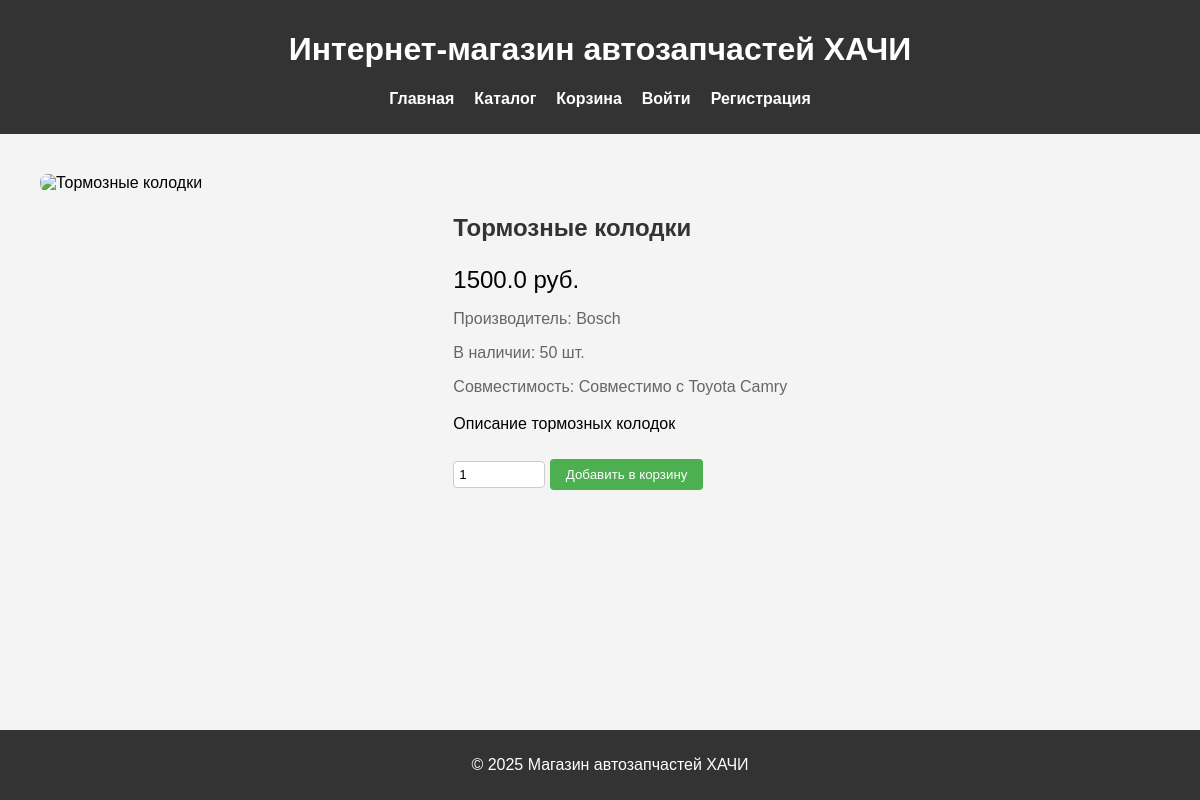
Before: /product/1 with the older database file.
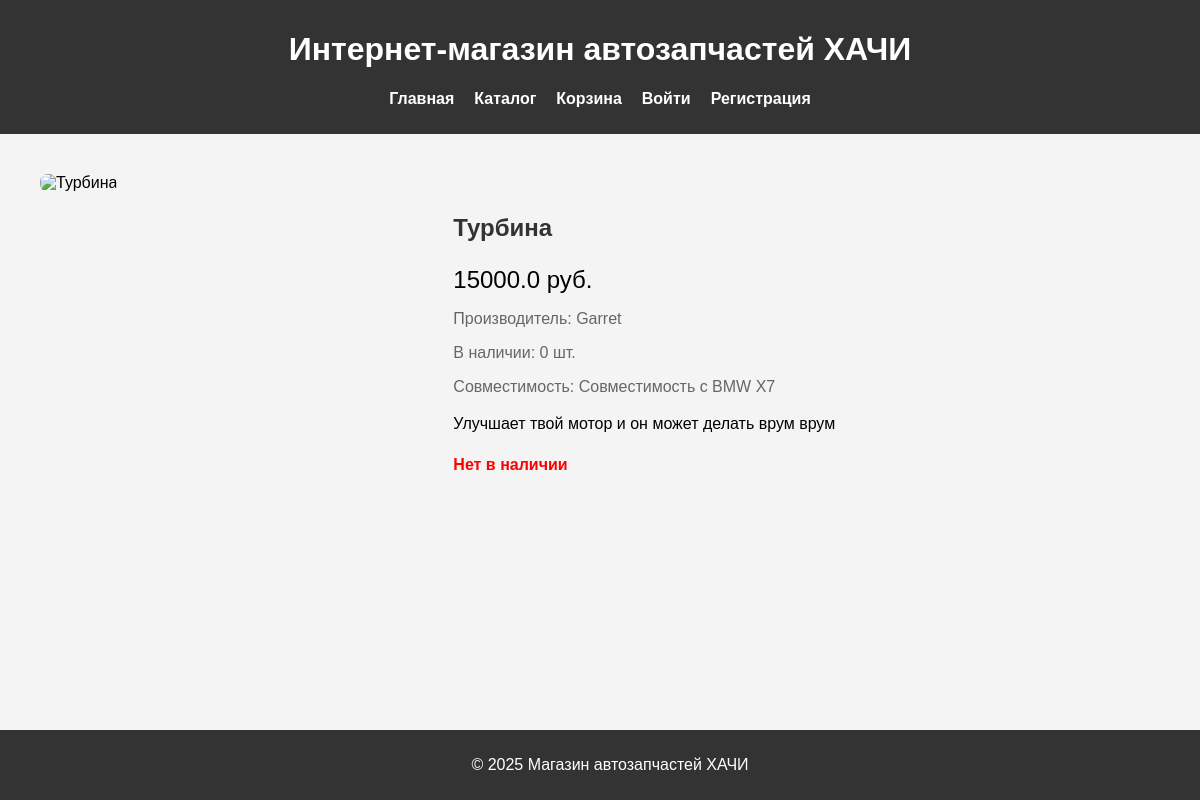
After: the same page with the newer database file.
### tables this page shows
CREATE TABLE Products (
                ProductID INTEGER PRIMARY KEY AUTOINCREMENT,
                ProductName TEXT,
                Description TEXT,
                Price REAL,
                CategoryID INTEGER,
                Manufacturer TEXT,
                StockQuantity INTEGER,
                Compatibility TEXT,
                FOREIGN KEY (CategoryID) REFERENCES Categories(CategoryID)
            );

### app.py (the view)
@app.route('/product/<int:product_id>')
def product_details(product_id):
    conn = get_db_connection()
    product = conn.execute(
        "SELECT * FROM Products WHERE ProductID = ?", (product_id,)
    ).fetchone()
    conn.close()
    if not product:
        flash('Товар не найден!', 'error')
        return redirect(url_for('catalog'))
    return render_template('product_details.html', product=product)

### app.py (called while the page is built)
def get_db_connection():
    conn = sqlite3.connect(DATABASE)
    conn.row_factory = sqlite3.Row
    return conn

### templates/product_details.html
{% extends "index.html" %}
{% block content %}
<div class="product-detail">
    <div class="product-images">
        <img src="{{ url_for('static', filename='images/products/' ~ product.Image) }}"
             alt="{{ product.ProductName }}"
             class="main-image">
    </div>
    <div class="product-info">
        <h2>{{ product.ProductName }}</h2>
        <p class="price">{{ product.Price }} руб.</p>
        <p class="manufacturer">Производитель: {{ product.Manufacturer }}</p>
        <p class="stock">В наличии: {{ product.StockQuantity }} шт.</p>
        <p class="compatibility">Совместимость: {{ product.Compatibility }}</p>
        <p class="description">{{ product.Description }}</p>
        {% if product.StockQuantity > 0 %}
        <form action="{{ url_for('add_to_cart', product_id=product.ProductID) }}" method="POST">
            <input type="number" name="quantity" min="1" max="{{ product.StockQuantity }}" value="1" required>
            <button type="submit" class="add-to-cart-btn">Добавить в корзину</button>
        </form>
        {% else %}
        <p class="out-of-stock">Нет в наличии</p>
        {% endif %}
    </div>
</div>
{% endblock %}

Changed rows visible on the page:
changed Products: ProductName "Тормозные колодки" → "Турбина"; Price "1500.0" → "15000.0"; Manufacturer "Bosch" → "Garret"; StockQuantity "50" → "0"; Compatibility "Совместимо с Toyota Camry" → "Совместимость с BMW X7"; Description "Описание тормозных колодок" → "Улучшает твой мотор и он может делать врум врум"
Other visible differences:
form field quantity: "1" → (not shown)
text no longer shown: "Добавить в корзину"
text now shown: "Нет в наличии"
